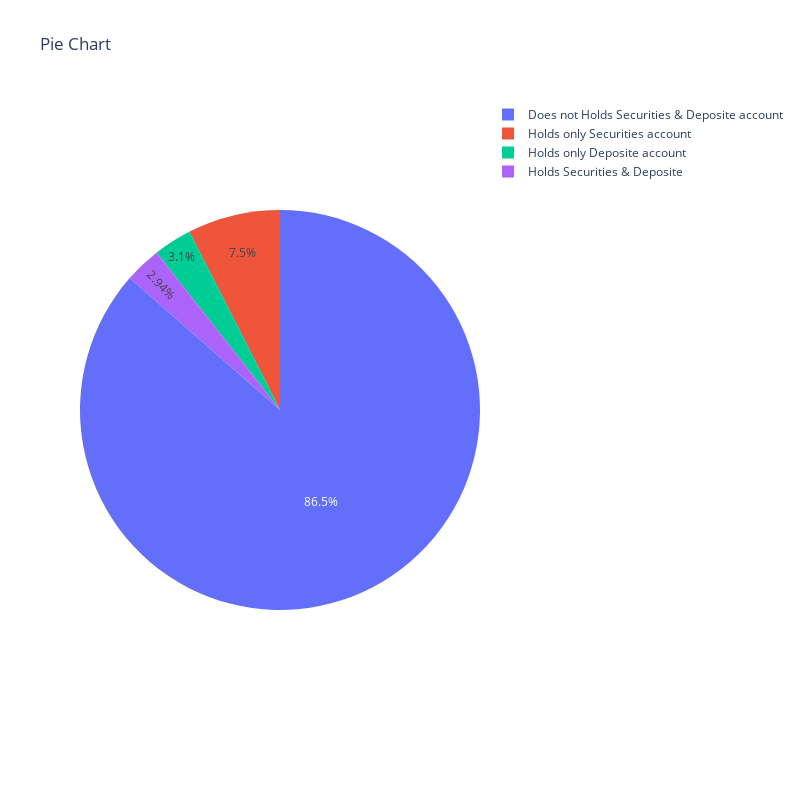

The code cell stored with this chart in its notebook:
### Code cell
fig=ps.pie(values=values,names=values.index,title='Pie Chart')
fig.update_layout(height=800,width=800)
fig.show()

### Figure 1 — Plotly figure (JSON) as saved in the notebook; plotly's stock layout.template omitted (floating-point values rounded to 4 significant figures)
{"data": [{"domain": {"x": [0, 1], "y": [0, 1]}, "hovertemplate": "label=%{label}<br>value=%{value}<extra></extra>", "labels": ["Does not Holds Securities & Deposite account", "Holds only Securities account", "Holds only Deposite account", "Holds Securities & Deposite"], "legendgroup": "", "name": "", "showlegend": true, "type": "pie", "values": [4323, 375, 155, 147]}], "layout": {"height": 800, "legend": {"tracegroupgap": 0}, "title": {"text": "Pie Chart"}, "width": 800}}
